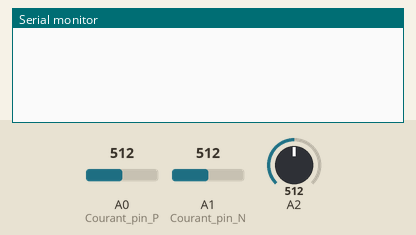
Bench run of a sketch on a simulated Arduino Uno, built with avr-gcc and run on an emulated ATmega328P. Shown: the last lines printed to the serial monitor. The inputs (shaded band) are chosen by the test bench; at power-on: A0 (Courant_pin_P) = 512, A2 = 512, A1 (Courant_pin_N) = 512.

Above: at 1.2 s.
1.3 s: A0 (Courant_pin_P) set to 716
At 1.55 s:
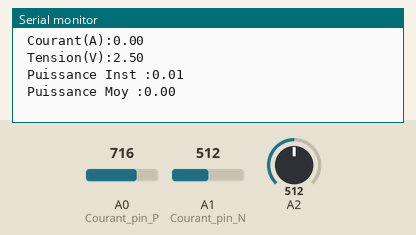
2.8 s: A2 set to 716
At 2.95 s:
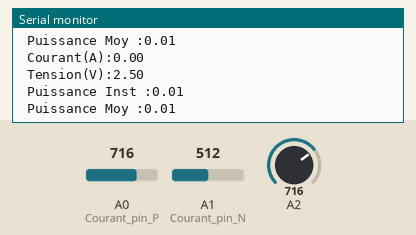
5.8 s: A1 (Courant_pin_N) set to 306
At 6.0 s:
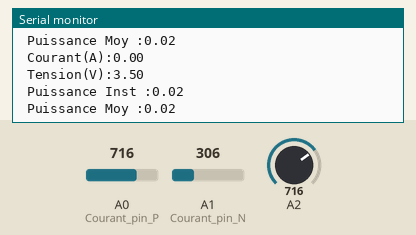
7.3 s: A0 (Courant_pin_P) set to 900
At 7.4 s:
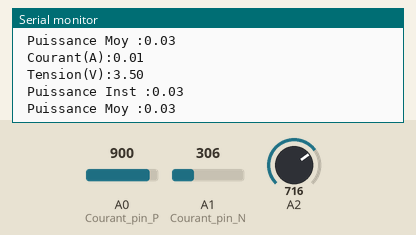
8.8 s: A1 (Courant_pin_N) set to 122
At 8.81 s:
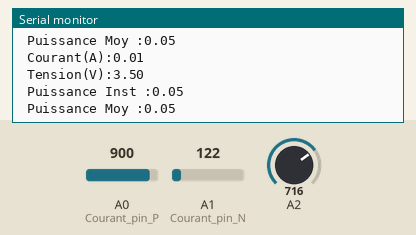
10.3 s: A2 set to 900
At 10.44 s:
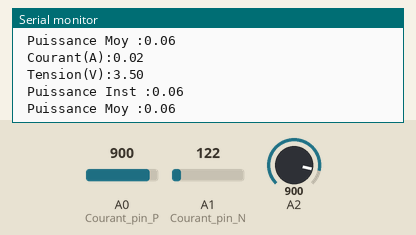
Timing chart, 0 to 12.8 s (numbered marks = the images above; inputs shaded):
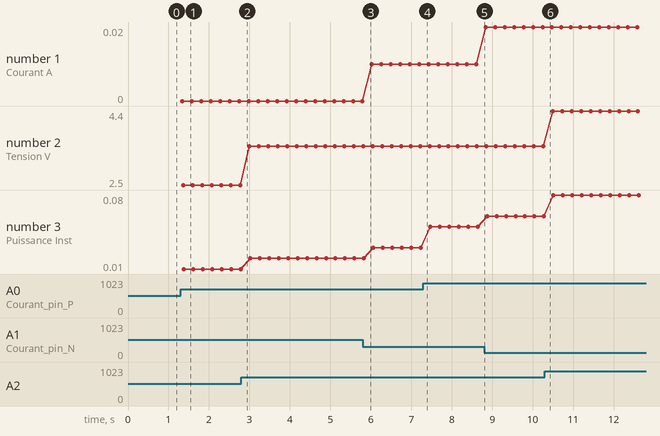

Measured:
- after the input at 1.3 s, the serial monitor: prints a new line after 0.05 s (image 1)
- plotted number 2: 2.5 → 3.5 after the input at 2.8 s, 3.5 → 4.4 after the input at 10.3 s
- plotted number 3: 0.01 → 0.02 after the input at 2.8 s, 0.02 → 0.03 after the input at 5.8 s, 0.03 → 0.05 after the input at 7.3 s, 0.05 → 0.06 after the input at 8.8 s, 0.06 → 0.08 after the input at 10.3 s

The sketch:

otrewatt.ino
```cpp
// Paramètres du courant
int Courant_pin_P = A0;
int Courant_pin_N = A1;
int Val_I=0;
float courant_val_P=0.0;
float courant_val_N=0.0;
float courant_val=0.0;
float Val_shunt_R=220; // shunt du courant en Ohm

// Paramètres de la tension
float volt_val=0.0;

// Puissance
float Puissance_inst_mW=0.0;
float Pissance_moy_mW=0.0;

// All
const float Max_volt=5.0;
const float Max_ADC=1023; // 2^10 - 1
const unsigned char TailleMoy=4;
const unsigned char TailleTab=4;
unsigned char ValIndex=0;
float DataIn[TailleTab];

void setup()
{
        // Seria port
        Serial.begin(9600);
}
void loop() {

        // Mesure du courant
        Val_I = analogRead(Courant_pin_P);delay(10);
        courant_val_P=float(Val_I)*Max_volt/Max_ADC; // +

        Val_I = analogRead(Courant_pin_N);delay(10);
        courant_val_N=float(Val_I)*Max_volt/Max_ADC; // -

        courant_val=abs(courant_val_P-courant_val_N)/Val_shunt_R; // Valeur en Ampère

        // Mesure de la tension
        volt_val=analogRead(A2)*Max_volt/Max_ADC;
        //volt_val=5.0;

        // Calcul de la puissance instantannee
        Puissance_inst_mW=courant_val*volt_val;

        // Cacul de la puissance moyenne
        TabSet(TailleTab,  ValIndex, DataIn, Puissance_inst_mW);
        Pissance_moy_mW=Moyenne(TailleTab, TailleTab,  DataIn);

        if(courant_val!=0){
          //Affichage I/V
          Serial.print("\n Courant(A):");
          Serial.print(courant_val);
          Serial.print("\n Tension(V):");
          Serial.print(volt_val);

          //Affichage des puissances
          Serial.print("\n Puissance Inst :");
          Serial.print(Puissance_inst_mW);
          Serial.print("\n Puissance Moy :");
          Serial.print(Pissance_moy_mW);
          Serial.print("\n");
}
        // Mise à jour indice
        ValIndex=ValIndex+1;
        if (ValIndex==TailleTab)
        {
            ValIndex=0;
        }

        // Délai
        delay(200);
}

float Moyenne(unsigned char NumMean,unsigned char Taille,  float *DataIn)
{
        int i=0;
        float somme =0.0;
        for(i=0;i<NumMean; i++)
                somme+=DataIn[i];

        return somme/NumMean;
}

void TabSet(unsigned char Taille, unsigned char ValIndexTmp, float *DataIn, float ValPowIst)
{
  DataIn[ValIndexTmp]=ValPowIst;
}
```
